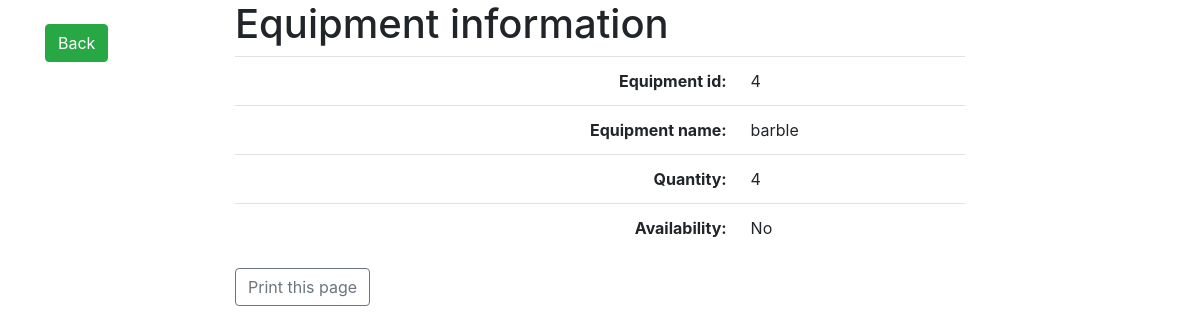
The app's page /equipment_information_indiView.php?Equipment_id=4 with its own data.
### tables this page shows
CREATE TABLE `equipment_information` (
  `Equipment_id` int(15) NOT NULL,
  `Equipment_Name` text NOT NULL,
  `Quantity` int(20) NOT NULL,
  `Availability` varchar(20) NOT NULL
);

### equipment_information_indiView.php (the view, shortened to what this page needs)
<?php
$Equipment_id=$_GET['Equipment_id'];
$con = mysqli_connect('localhost','root','','fdg_database');
$sql="SELECT * FROM equipment_information WHERE Equipment_id=$Equipment_id";
$query=mysqli_query($con, $sql);
$equipment_information=mysqli_fetch_assoc($query);
?>
<!doctype html>
<html lang="en">
  <head>
    <link rel="stylesheet" href="https://stackpath.bootstrapcdn.com/bootstrap/4.1.3/css/bootstrap.min.css">
  </head>
  <body>
    <div class="container">
      <div class="row clearfix">
        <div class="col-md-2">
          <br>
          <a href="equipment_information_view.php" class="btn btn-success">Back</a>
        </div>
        <div class="col-md-8">
          <h1>Equipment information</h1>
          <table class="table">
            <tr>
              <th class="text-right">Equipment id:</th>
              <td><?php echo $equipment_information['Equipment_id'];?></td>
            </tr>
            <tr>
              <th class="text-right">Equipment name:</th>
              <td><?php echo $equipment_information['Equipment_Name'];?></td>
            </tr>
            <tr>
              <th class="text-right">Quantity:</th>
              <td><?php echo $equipment_information['Quantity'];?></td>
            </tr>
            <tr>
              <th class="text-right">Availability:</th>
              <td><?php echo $equipment_information['Availability'];?></td>
            </tr>
          </table>
          <button class="btn btn-outline-secondary" onclick="myFunction()">Print this page</button>
        </div>
      </div>
    </div>
  </body>
</html>

### records on screen
equipment_information: Equipment_id "4", Equipment_Name "barble", Quantity "4", Availability "No"
